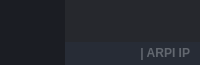
        <widget class="QFrame" name="frame_top">
         <property name="minimumSize">
          <size>
           <width>0</width>
           <height>65</height>
          </size>
         </property>
         <property name="maximumSize">
          <size>
           <width>16777215</width>
           <height>65</height>
          </size>
         </property>
         <property name="styleSheet">
          <string notr="true">background-color: transparent;</string>
         </property>
         <property name="frameShape">
          <enum>QFrame::NoFrame</enum>
         </property>
         <property name="frameShadow">
          <enum>QFrame::Raised</enum>
         </property>
         <layout class="QHBoxLayout" name="horizontalLayout_3">
          <property name="spacing">
           <number>0</number>
          </property>
          <property name="leftMargin">
           <number>0</number>
          </property>
          <property name="topMargin">
           <number>0</number>
          </property>
          <property name="rightMargin">
           <number>0</number>
          </property>
          <property name="bottomMargin">
           <number>0</number>
          </property>
          <item>
           <widget class="QFrame" name="frame_toggle">
            <property name="maximumSize">
             <size>
              <width>70</width>
              <height>16777215</height>
             </size>
            </property>
            <property name="styleSheet">
             <string notr="true">background-color: rgb(27, 29, 35);</string>
            </property>
            <property name="frameShape">
             <enum>QFrame::NoFrame</enum>
            </property>
            <property name="frameShadow">
             <enum>QFrame::Raised</enum>
            </property>
            <layout class="QVBoxLayout" name="verticalLayout_3">
             <property name="spacing">
              <number>0</number>
             </property>
             <property name="leftMargin">
              <number>0</number>
             </property>
             <property name="topMargin">
              <number>0</number>
             </property>
             <property name="rightMargin">
              <number>0</number>
             </property>
             <property name="bottomMargin">
              <number>0</number>
             </property>
             <item>
              <widget class="QPushButton" name="btn_toggle_menu">
               <property name="sizePolicy">
                <sizepolicy hsizetype="Expanding" vsizetype="Expanding">
                 <horstretch>0</horstretch>
                 <verstretch>0</verstretch>
                </sizepolicy>
               </property>
               <property name="styleSheet">
                <string notr="true">QPushButton {
	background-image: url(:/24x24/icons/24x24/cil-menu.png);
	background-position: center;
	background-repeat: no-reperat;
	border: none;
	background-color: rgb(27, 29, 35);
}
QPushButton:hover {
	background-color: rgb(33, 37, 43);
}
QPushButton:pressed {	
	background-color: rgb(85, 170, 255);
}</string>
               </property>
               <property name="text">
                <string/>
               </property>
              </widget>
             </item>
            </layout>
           </widget>
          </item>
          <item>
           <widget class="QFrame" name="frame_top_right">
            <property name="styleSheet">
             <string notr="true">background: transparent;</string>
            </property>
            <property name="frameShape">
             <enum>QFrame::NoFrame</enum>
            </property>
            <property name="frameShadow">
             <enum>QFrame::Raised</enum>
            </property>
            <layout class="QVBoxLayout" name="verticalLayout_2">
             <property name="spacing">
              <number>0</number>
             </property>
             <property name="leftMargin">
              <number>0</number>
             </property>
             <property name="topMargin">
              <number>0</number>
             </property>
             <property name="rightMargin">
              <number>0</number>
             </property>
             <property name="bottomMargin">
              <number>0</number>
             </property>
             <item>
              <widget class="QFrame" name="frame_top_btns">
               <property name="maximumSize">
                <size>
                 <width>16777215</width>
                 <height>42</height>
                </size>
               </property>
               <property name="styleSheet">
                <string notr="true">background-color: rgba(27, 29, 35, 200)</string>
               </property>
               <property name="frameShape">
                <enum>QFrame::NoFrame</enum>
               </property>
               <property name="frameShadow">
                <enum>QFrame::Raised</enum>
               </property>
               <layout class="QHBoxLayout" name="horizontalLayout_4">
                <property name="spacing">
                 <number>0</number>
                </property>
                <property name="leftMargin">
                 <number>0</number>
                </property>
                <property name="topMargin">
                 <number>0</number>
                </property>
                <property name="rightMargin">
                 <number>0</number>
                </property>
                <property name="bottomMargin">
                 <number>0</number>
                </property>
                <item>
                 <widget class="QFrame" name="frame_label_top_btns">
                  <property name="sizePolicy">
                   <sizepolicy hsizetype="Expanding" vsizetype="Preferred">
                    <horstretch>0</horstretch>
                    <verstretch>0</verstretch>
                   </sizepolicy>
                  </property>
                  <property name="frameShape">
                   <enum>QFrame::NoFrame</enum>
                  </property>
                  <property name="frameShadow">
                   <enum>QFrame::Raised</enum>
                  </property>
                  <layout class="QHBoxLayout" name="horizontalLayout_10">
                   <property name="spacing">
                    <number>0</number>
                   </property>
                   <property name="leftMargin">
                    <number>5</number>
                   </property>
                   <property name="topMargin">
                    <number>0</number>
                   </property>
                   <property name="rightMargin">
                    <number>10</number>
                   </property>
                   <property name="bottomMargin">
                    <number>0</number>
                   </property>
                   <item>
                    <widget class="QFrame" name="frame_icon_top_bar">
                     <property name="maximumSize">
                      <size>
                       <width>30</width>
                       <height>30</height>
                      </size>
                     </property>
                     <property name="styleSheet">
                      <string notr="true">background: transparent;
background-image: url(:/16x16/icons/16x16/cil-terminal.png);
background-position: center;
background-repeat: no-repeat;
</string>
                     </property>
                     <property name="frameShape">
                      <enum>QFrame::StyledPanel</enum>
                     </property>
                     <property name="frameShadow">
                      <enum>QFrame::Raised</enum>
                     </property>
                    </widget>
                   </item>
                  </layout>
                 </widget>
                </item>
                <item alignment="Qt::AlignRight">
                 <widget class="QFrame" name="frame_btns_right">
                  <property name="sizePolicy">
                   <sizepolicy hsizetype="Expanding" vsizetype="Preferred">
                    <horstretch>0</horstretch>
                    <verstretch>0</verstretch>
                   </sizepolicy>
                  </property>
                  <property name="maximumSize">
                   <size>
                    <width>120</width>
                    <height>16777215</height>
                   </size>
                  </property>
                  <property name="frameShape">
                   <enum>QFrame::NoFrame</enum>
                  </property>
                  <property name="frameShadow">
                   <enum>QFrame::Raised</enum>
                  </property>
                  <layout class="QHBoxLayout" name="horizontalLayout_5">
                   <property name="spacing">
                    <number>0</number>
                   </property>
                   <property name="leftMargin">
                    <number>0</number>
                   </property>
                   <property name="topMargin">
                    <number>0</number>
                   </property>
                   <property name="rightMargin">
                    <number>0</number>
                   </property>
                   <property name="bottomMargin">
                    <number>0</number>
                   </property>
                   <item>
                    <widget class="QPushButton" name="btn_minimize">
                     <property name="sizePolicy">
                      <sizepolicy hsizetype="Minimum" vsizetype="Expanding">
                       <horstretch>0</horstretch>
                       <verstretch>0</verstretch>
                      </sizepolicy>
                     </property>
                     <property name="minimumSize">
                      <size>
                       <width>40</width>
                       <height>0</height>
                      </size>
                     </property>
                     <property name="maximumSize">
                      <size>
                       <width>40</width>
                       <height>16777215</height>
                      </size>
                     </property>
                     <property name="toolTip">
                      <string>Minimize</string>
                     </property>
                     <property name="styleSheet">
                      <string notr="true">QPushButton {	
	border: none;
	background-color: transparent;
}
QPushButton:hover {
	background-color: rgb(52, 59, 72);
}
QPushButton:pressed {	
	background-color: rgb(85, 170, 255);
}</string>
                     </property>
                     <property name="text">
                      <string/>
                     </property>
                     <property name="icon">
                      <iconset resource="files.qrc">
                       <normaloff>:/16x16/icons/16x16/cil-window-minimize.png</normaloff>:/16x16/icons/16x16/cil-window-minimize.png</iconset>
                     </property>
                    </widget>
                   </item>
                   <item>
                    <widget class="QPushButton" name="btn_maximize_restore">
                     <property name="sizePolicy">
                      <sizepolicy hsizetype="Minimum" vsizetype="Expanding">
                       <horstretch>0</horstretch>
                       <verstretch>0</verstretch>
                      </sizepolicy>
                     </property>
                     <property name="minimumSize">
                      <size>
                       <width>40</width>
                       <height>0</height>
                      </size>
                     </property>
                     <property name="maximumSize">
                      <size>
                       <width>40</width>
                       <height>16777215</height>
                      </size>
                     </property>
                     <property name="toolTip">
                      <string>Maximize</string>
                     </property>
                     <property name="styleSheet">
                      <string notr="true">QPushButton {	
	border: none;
	background-color: transparent;
}
QPushButton:hover {
	background-color: rgb(52, 59, 72);
}
QPushButton:pressed {	
	background-color: rgb(85, 170, 255);
}</string>
                     </property>
                     <property name="text">
                      <string/>
                     </property>
                     <property name="icon">
                      <iconset resource="files.qrc">
                       <normaloff>:/16x16/icons/16x16/cil-window-maximize.png</normaloff>:/16x16/icons/16x16/cil-window-maximize.png</iconset>
                     </property>
                    </widget>
                   </item>
                   <item>
                    <widget class="QPushButton" name="btn_close">
                     <property name="sizePolicy">
                      <sizepolicy hsizetype="Minimum" vsizetype="Expanding">
                       <horstretch>0</horstretch>
                       <verstretch>0</verstretch>
                      </sizepolicy>
                     </property>
                     <property name="minimumSize">
                      <size>
                       <width>40</width>
                       <height>0</height>
                      </size>
                     </property>
                     <property name="maximumSize">
                      <size>
                       <width>40</width>
                       <height>16777215</height>
                      </size>
                     </property>
                     <property name="toolTip">
                      <string>Close</string>
                     </property>
                     <property name="styleSheet">
                      <string notr="true">QPushButton {	
	border: none;
	background-color: transparent;
}
QPushButton:hover {
	background-color: rgb(52, 59, 72);
}
QPushButton:pressed {	
	background-color: rgb(85, 170, 255);
}</string>
                     </property>
                     <property name="text">
                      <string/>
                     </property>
                     <property name="icon">
                      <iconset resource="files.qrc">
                       <normaloff>:/16x16/icons/16x16/cil-x.png</normaloff>:/16x16/icons/16x16/cil-x.png</iconset>
                     </property>
                    </widget>
                   </item>
                  </layout>
                 </widget>
                </item>
               </layout>
              </widget>
             </item>
             <item>
              <widget class="QFrame" name="frame_top_info">
               <property name="maximumSize">
                <size>
                 <width>16777215</width>
                 <height>65</height>
                </size>
               </property>
               <property name="styleSheet">
                <string notr="true">background-color: rgb(39, 44, 54);</string>
               </property>
               <property name="frameShape">
                <enum>QFrame::NoFrame</enum>
               </property>
               <property name="frameShadow">
                <enum>QFrame::Raised</enum>
               </property>
               <layout class="QHBoxLayout" name="horizontalLayout_8">
                <property name="spacing">
                 <number>0</number>
                </property>
                <property name="leftMargin">
                 <number>10</number>
                </property>
                <property name="topMargin">
                 <number>0</number>
                </property>
                <property name="rightMargin">
                 <number>10</number>
                </property>
                <property name="bottomMargin">
                 <number>0</number>
                </property>
                <item>
                 <widget class="QLabel" name="label_top_info_1">
                  <property name="maximumSize">
                   <size>
                    <width>16777215</width>
                    <height>15</height>
                   </size>
                  </property>
                  <property name="font">
                   <font>
                    <family>Segoe UI</family>
                   </font>
                  </property>
                  <property name="styleSheet">
                   <string notr="true">color: rgb(98, 103, 111); </string>
                  </property>
                  <property name="text">
                   <string/>
                  </property>
                 </widget>
                </item>
                <item>
                 <widget class="QLabel" name="label_top_info_2">
                  <property name="minimumSize">
                   <size>
                    <width>0</width>
                    <height>0</height>
                   </size>
                  </property>
                  <property name="maximumSize">
                   <size>
                    <width>250</width>
                    <height>20</height>
                   </size>
                  </property>
                  <property name="font">
                   <font>
                    <family>Segoe UI</family>
                    <weight>75</weight>
                    <bold>true</bold>
                   </font>
                  </property>
                  <property name="styleSheet">
                   <string notr="true">color: rgb(98, 103, 111);</string>
                  </property>
                  <property name="text">
                   <string>| ARPI IP</string>
                  </property>
                  <property name="alignment">
                   <set>Qt::AlignRight|Qt::AlignTrailing|Qt::AlignVCenter</set>
                  </property>
                 </widget>
                </item>
               </layout>
              </widget>
             </item>
            </layout>
           </widget>
          </item>
         </layout>
        </widget>
